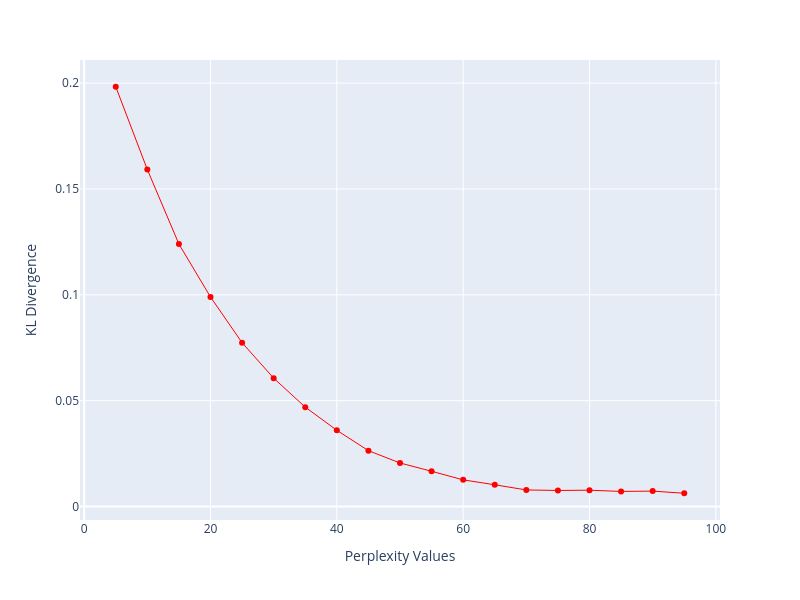

The code cell stored with this chart in its notebook:
### Code cell
# Divergence analysis on ExpData
perplexity = np.arange(5, 100, 5)
divergence = []
ed_Ncomp = 3

for i in perplexity:
    model = TSNE(n_components=ed_Ncomp, perplexity=i, learning_rate=30)
    reduced = model.fit_transform(ed_X_rfe)
    divergence.append(model.kl_divergence_)

fig = px.line(x=perplexity, y=divergence, markers=True, width=800, height=600)
fig.update_layout(xaxis_title="Perplexity Values", yaxis_title="KL Divergence")
fig.update_traces(line_color="red", line_width=1)
fig.show()

### Figure 1 — Plotly figure (JSON) as saved in the notebook; plotly's stock layout.template omitted (floating-point values rounded to 4 significant figures)
{"data": [{"hovertemplate": "x=%{x}<br>y=%{y}<extra></extra>", "legendgroup": "", "line": {"color": "red", "dash": "solid", "width": 1}, "marker": {"symbol": "circle"}, "mode": "lines+markers", "name": "", "orientation": "v", "showlegend": false, "type": "scatter", "x": [5, 10, 15, 20, 25, 30, 35, 40, 45, 50, 55, 60, 65, 70, 75, 80, 85, 90, 95], "xaxis": "x", "y": [0.1983, 0.1592, 0.124, 0.09896, 0.07738, 0.06065, 0.04695, 0.03602, 0.02639, 0.02058, 0.01666, 0.01261, 0.01029, 0.007839, 0.007598, 0.007719, 0.007139, 0.007287, 0.00628], "yaxis": "y"}], "layout": {"height": 600, "legend": {"tracegroupgap": 0}, "margin": {"t": 60}, "width": 800, "xaxis": {"anchor": "y", "domain": [0, 1], "title": {"text": "Perplexity Values"}}, "yaxis": {"anchor": "x", "domain": [0, 1], "title": {"text": "KL Divergence"}}}}
